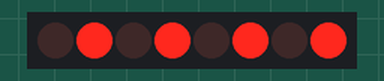
A sketch run on a simulated Arduino Uno, built with avr-gcc and run on an emulated ATmega328P. Parts: 8 shift-register outputs drawn as a row of LEDs (first output left, lit = HIGH). Wiring (inferred from the names in the program): shift register (74HC595): data pin 12; shift clock pin 9; latch pin 11. Wiring (inferred from the signals the program sends): row of LEDs: on Q0, Q1, Q2, Q3, Q4, Q5, Q6, Q7.

Above: at 0.5 s.
At 3.5 s:
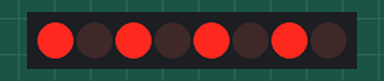
Timing chart, 0 to 4.6 s (numbered marks = the images above):
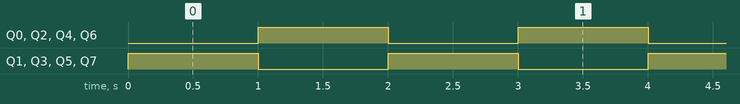

The sketch:

dcfan.ino
```cpp
int latchPin = 11;
int clockPin = 9;
int dataPin = 12;

byte LEDsOn = 0b01010101;
byte LEDsOff = 0b10101010;


void setup() {
  // put your setup code here, to run once:
  Serial.begin(9600);
  pinMode(latchPin, OUTPUT);
  pinMode(dataPin, OUTPUT);
  pinMode(clockPin, OUTPUT);
}

void loop() {
  // put your main code here, to run repeatedly:
  digitalWrite(latchPin, LOW);
  shiftOut(dataPin, clockPin, LSBFIRST, LEDsOn);
  digitalWrite(latchPin, HIGH);
  delay(1000);
  digitalWrite(latchPin, LOW);
  shiftOut(dataPin, clockPin, LSBFIRST, LEDsOff);
  digitalWrite(latchPin, HIGH);
  delay(1000);
}
```

Measured:
- by itself, Q0–7: alternates HIGH for 1.0 s and LOW for 1.0 s
